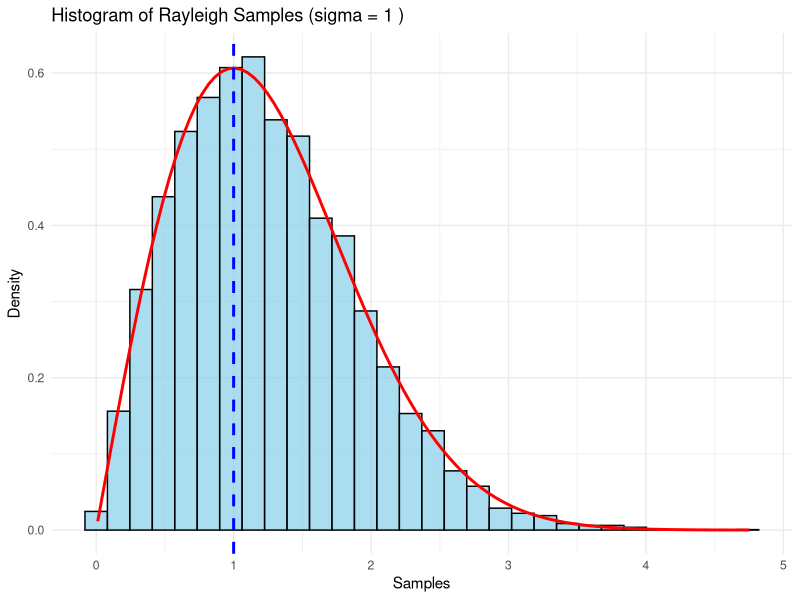
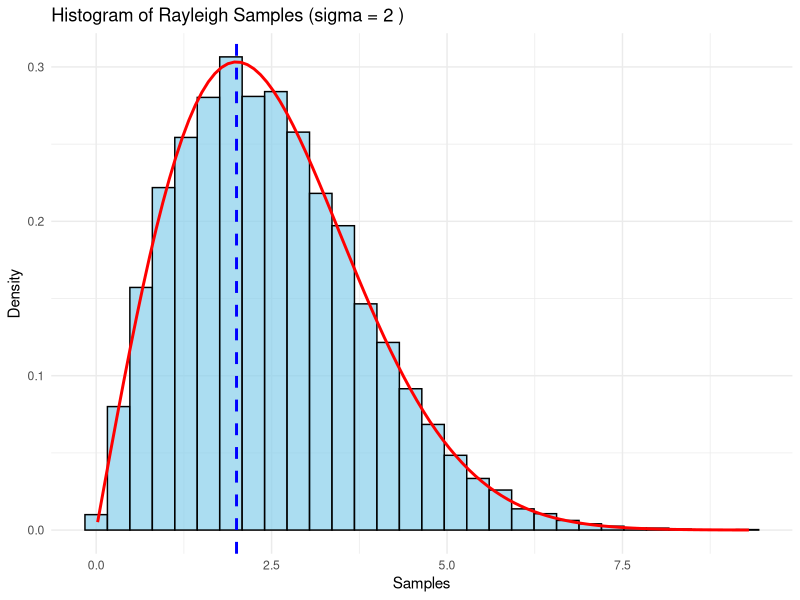
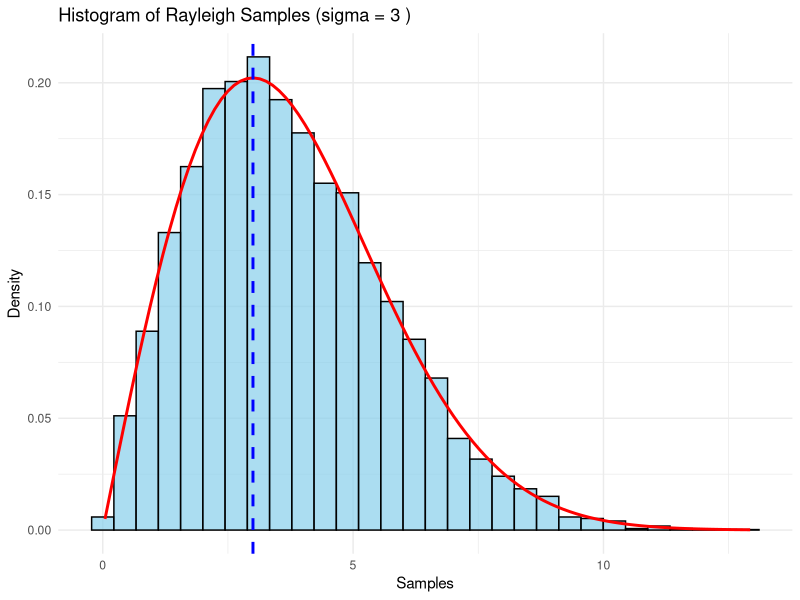
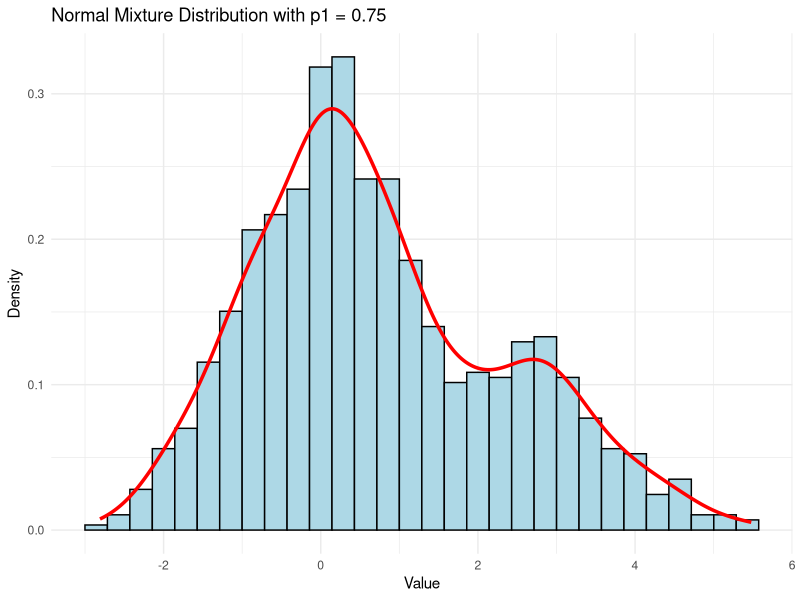
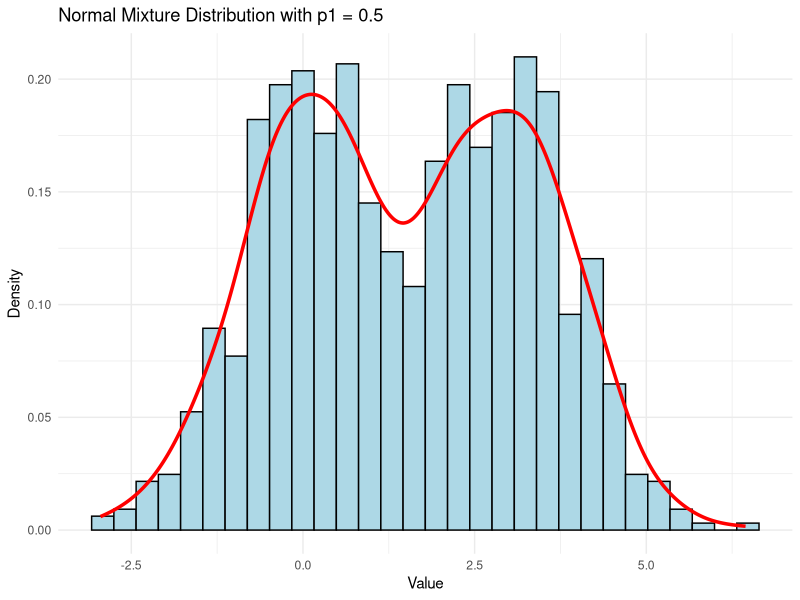
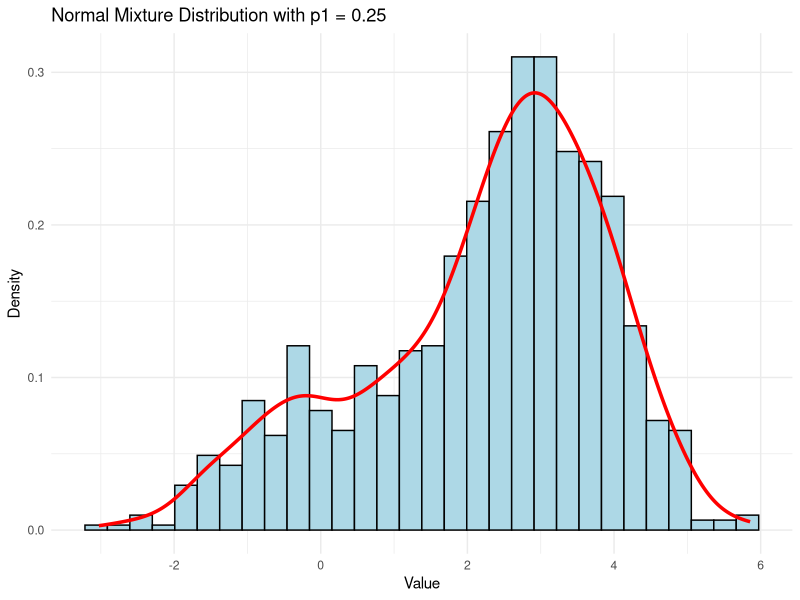
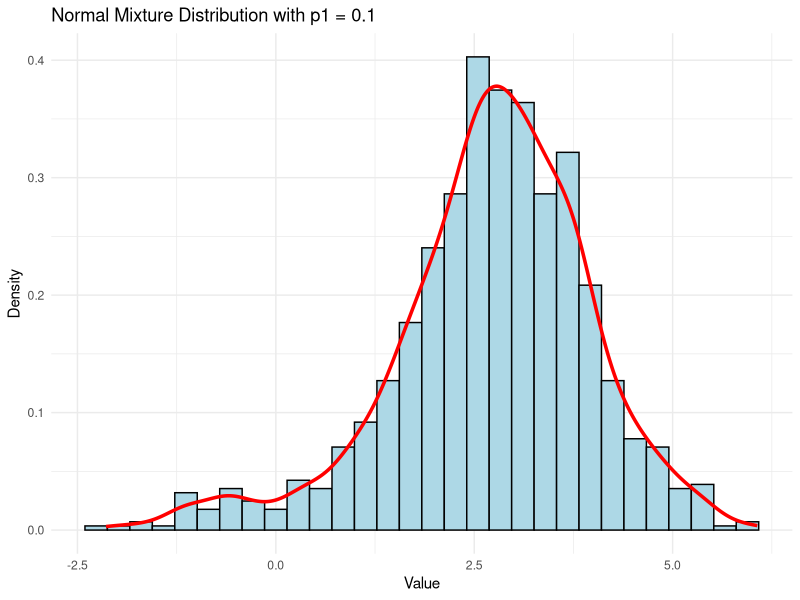
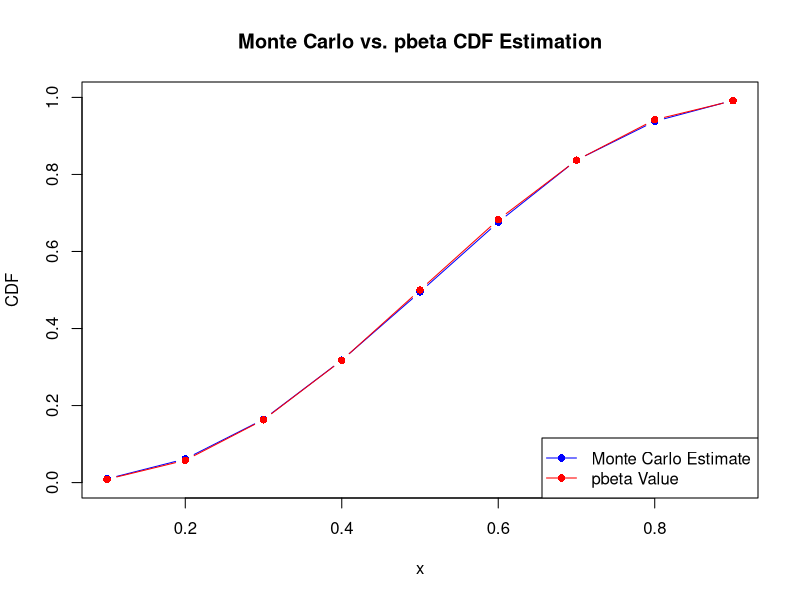

Generate these figures, in order, with R:
## -----------------------------------------------------------------------------
library(ggplot2)

# 自定义函数：生成雷利分布的随机样本
# n: 样本量
# sigma: 分布的参数 σ（理论众数）
generate_rayleigh <- function(n, sigma) {
  # 使用逆变换法生成雷利分布的随机样本
  # U 是 (0, 1) 上的均匀分布
  U <- runif(n)
  # 使用雷利分布的逆CDF公式生成样本
  rayleigh_samples <- sigma * sqrt(-2 * log(1 - U))
  
  return(rayleigh_samples)
}

# 自定义函数：绘制直方图并检查众数
plot_rayleigh_histogram <- function(samples, sigma) {
  # 将生成的样本转换为数据框，以便使用 ggplot 绘图
  data <- data.frame(samples = samples)
  
  # 绘制直方图
  p <- ggplot(data, aes(x = samples)) +
    geom_histogram(aes(y = after_stat(density)), bins = 30, color = "black", fill = "skyblue", alpha = 0.7) +
    # 添加理论雷利分布的密度曲线
    stat_function(fun = function(x) x / sigma^2 * exp(-x^2 / (2 * sigma^2)), color = "red", linewidth = 1) +
    # 添加理论众数 σ 的垂直线
    geom_vline(xintercept = sigma, color = "blue", linetype = "dashed", linewidth = 1) +
    labs(title = paste("Histogram of Rayleigh Samples (sigma =", sigma, ")"),
         x = "Samples", y = "Density") +
    theme_minimal()
  
  print(p)
}

# 设置样本量和 sigma 的不同值
n <- 10000  # 样本量
sigma_values <- c(1, 2, 3)  # 不同的 σ 值

# 对每个 σ 值生成样本并绘制直方图
for (sigma in sigma_values) {
  samples <- generate_rayleigh(n, sigma)  # 生成样本
  plot_rayleigh_histogram(samples, sigma)  # 绘制直方图并检查众数
}


## -----------------------------------------------------------------------------
# 设置随机种子，以便结果可重复
set.seed(123)

# 混合分布的参数
n <- 1000        # 样本大小
p1 <- 0.75       # N(0, 1) 的混合概率
p2 <- 1 - p1     # N(3, 1) 的混合概率

# 生成混合正态分布的随机样本
# 先生成一个大小为n的样本，确定每个样本是来自哪一个分布
# rbinom(n, 1, p1) 返回一个0和1的向量，1代表来自N(0,1)，0代表来自N(3,1)
mix_sample <- rbinom(n, 1, p1)

# 根据 mix_sample 的值生成最终的样本
# 如果是1，则从N(0, 1)生成值；如果是0，则从N(3, 1)生成值
sample <- ifelse(mix_sample == 1, rnorm(n, 0, 1), rnorm(n, 3, 1))

# 创建数据框，方便使用 ggplot
df <- data.frame(sample = sample)

# 绘制直方图，叠加核密度估计曲线
ggplot(df, aes(x = sample)) +
  geom_histogram(aes(y = after_stat(density)), bins = 30, color = "black", fill = "lightblue") +  # 直方图
  geom_density(color = "red", linewidth = 1.2) +  # 核密度曲线
  ggtitle("Normal Mixture Distribution with p1 = 0.75") +  # 图标题
  xlab("Value") +  # X轴标签
  ylab("Density") +  # Y轴标签
  theme_minimal()  # 简洁的主题

# 为不同的 p1 值绘制分布，观察双峰现象
# p1 值可以设置为 0.5、0.25、0.1 等
p_values <- c(0.5, 0.25, 0.1)

for (p1 in p_values) {
  p2 <- 1 - p1
  mix_sample <- rbinom(n, 1, p1)
  sample <- ifelse(mix_sample == 1, rnorm(n, 0, 1), rnorm(n, 3, 1))
  
  df <- data.frame(sample = sample)
  
  # 绘制每个p1值的直方图和密度曲线
  p <- ggplot(df, aes(x = sample)) +
    geom_histogram(aes(y = after_stat(density)), bins = 30, color = "black", fill = "lightblue") +
    geom_density(color = "red", linewidth = 1.2) +
    ggtitle(paste("Normal Mixture Distribution with p1 =", p1)) +
    xlab("Value") +
    ylab("Density") +
    theme_minimal()
  # 打印绘图
  print(p)
}

## -----------------------------------------------------------------------------
# 设置随机种子以确保可重复性
set.seed(123)

# 泊松-伽马过程参数
lambda <- 2  # 泊松过程参数 λ
t <- 10      # 时间 t
alpha <- 2   # 伽马分布形状参数
beta <- 1    # 伽马分布尺度参数

# 模拟复合泊松过程
simulate_compound_poisson_gamma <- function(lambda, t, alpha, beta) {
  # 生成泊松过程N(t)
  N_t <- rpois(1, lambda * t)
  
  # 如果N(t) > 0，生成N(t)个伽马随机变量Y_i
  if (N_t > 0) {
    Y <- rgamma(N_t, shape = alpha, scale = beta)
    X_t <- sum(Y)  # 复合泊松过程 X(t)
  } else {
    X_t <- 0
  }
  
  return(X_t)
}

# 模拟多个复合泊松过程并估计均值和方差
n_simulations <- 10000  # 模拟次数
X_t_samples <- replicate(n_simulations, simulate_compound_poisson_gamma(lambda, t, alpha, beta))

# 估计的均值和方差
estimated_mean <- mean(X_t_samples)
estimated_variance <- var(X_t_samples)

# 理论值计算
theoretical_mean <- lambda * t * alpha * beta
theoretical_variance <- lambda * t * (alpha * beta^2 + alpha^2 * beta^2)

# 输出结果
cat("估计均值: ", estimated_mean, "\n")
cat("理论均值: ", theoretical_mean, "\n")
cat("估计方差: ", estimated_variance, "\n")
cat("理论方差: ", theoretical_variance, "\n")

#更换不同的多组参数值，比较模拟结果与理论值
lambda <- 3  # 泊松过程参数 λ
t <- 10      # 时间 t
alpha <- 3   # 伽马分布形状参数
beta <- 2    # 伽马分布尺度参数
X_t_samples <- replicate(n_simulations, simulate_compound_poisson_gamma(lambda, t, alpha, beta))
estimated_mean <- mean(X_t_samples)
estimated_variance <- var(X_t_samples)
theoretical_mean <- lambda * t * alpha * beta
theoretical_variance <- lambda * t * (alpha * beta^2 + alpha^2 * beta^2)
cat("估计均值: ", estimated_mean, "\n")
cat("理论均值: ", theoretical_mean, "\n")
cat("估计方差: ", estimated_variance, "\n")
cat("理论方差: ", theoretical_variance, "\n")

lambda <- 4  # 泊松过程参数 λ
t <- 10      # 时间 t
alpha <- 4   # 伽马分布形状参数
beta <- 3    # 伽马分布尺度参数
X_t_samples <- replicate(n_simulations, simulate_compound_poisson_gamma(lambda, t, alpha, beta))
estimated_mean <- mean(X_t_samples)
estimated_variance <- var(X_t_samples)
theoretical_mean <- lambda * t * alpha * beta
theoretical_variance <- lambda * t * (alpha * beta^2 + alpha^2 * beta^2)
cat("估计均值: ", estimated_mean, "\n")
cat("理论均值: ", theoretical_mean, "\n")
cat("估计方差: ", estimated_variance, "\n")
cat("理论方差: ", theoretical_variance, "\n")

## -----------------------------------------------------------------------------
# 设置随机种子，确保结果可重复
set.seed(123)

# 定义函数 MonteCarloBeta，用于计算 Beta(3,3) 分布的 CDF 的蒙特卡洛估计
MonteCarloBeta <- function(x, n_sim = 10000) {
  # 从 Beta(3,3) 分布中生成 n_sim 个随机样本
  beta_samples <- rbeta(n_sim, shape1 = 3, shape2 = 3)
  
  # 计算 F(x) 的蒙特卡洛估计，即随机样本中小于等于 x 的比例
  F_x_hat <- mean(beta_samples <= x)
  
  return(F_x_hat)
}

# 要计算的 x 值
x_values <- seq(0.1, 0.9, by = 0.1)

# 初始化一个空的数据框来存储结果
results <- data.frame(x = x_values, MonteCarlo = NA, pbeta = NA, Difference = NA)

# 进行 Monte Carlo 估计和使用 pbeta 函数的比较
for (i in 1:length(x_values)) {
  # 计算 Monte Carlo 估计
  results$MonteCarlo[i] <- MonteCarloBeta(x_values[i])
  
  # 使用 pbeta 函数计算 Beta(3,3) 的精确 CDF 值
  results$pbeta[i] <- pbeta(x_values[i], shape1 = 3, shape2 = 3)
  
  # 计算 Monte Carlo 估计与 pbeta 值的差异
  results$Difference[i] <- abs(results$MonteCarlo[i] - results$pbeta[i])
}

# 打印结果
print(results)

# 画图比较 Monte Carlo 估计和 pbeta 函数的值
plot(x_values, results$MonteCarlo, type = "b", col = "blue", pch = 16, ylim = c(0, 1),
     xlab = "x", ylab = "CDF", main = "Monte Carlo vs. pbeta CDF Estimation")
lines(x_values, results$pbeta, type = "b", col = "red", pch = 16)
legend("bottomright", legend = c("Monte Carlo Estimate", "pbeta Value"), col = c("blue", "red"), lty = 1, pch = 16)

## -----------------------------------------------------------------------------
# 设置随机种子以确保可重复性
set.seed(123)

# Rayleigh分布的随机变量生成函数
# 生成Rayleigh(σ)分布的样本
rayleigh_sample <- function(n, sigma = 1) {
  # 标准正态分布样本
  z <- rnorm(n, mean = 0, sd = sigma)
  
  # Rayleigh分布样本（z^2 开方）
  x <- sqrt(z^2)
  
  return(x)
}

# 生成使用对偶变量的Rayleigh样本
# 使用对偶变量生成样本并计算平均值
rayleigh_antithetic <- function(n, sigma = 1) {
  # 生成均匀分布样本
  u <- runif(n)
  
  # 使用对偶变量：生成 u 和 1-u
  x1 <- sqrt(-2 * sigma^2 * log(u))
  x2 <- sqrt(-2 * sigma^2 * log(1 - u))
  
  # 对偶变量的均值
  avg_antithetic <- (x1 + x2) / 2
  
  return(avg_antithetic)
}

# 生成独立Rayleigh样本并计算均值
rayleigh_independent <- function(n, sigma = 1) {
  x1 <- sqrt(-2 * sigma^2 * log(runif(n)))
  x2 <- sqrt(-2 * sigma^2 * log(runif(n)))
  
  # 独立样本的均值
  avg_independent <- (x1 + x2) / 2
  
  return(avg_independent)
}

# 样本数量
n <- 10000
sigma <- 1

# 计算使用对偶变量的样本均值
antithetic_samples <- rayleigh_antithetic(n, sigma)
# 计算独立样本的均值
independent_samples <- rayleigh_independent(n, sigma)

# 计算方差
var_antithetic <- var(antithetic_samples)
var_independent <- var(independent_samples)

# 计算方差减少的百分比
percent_reduction <- 100 * (var_independent - var_antithetic) / var_independent

# 输出结果
cat("使用对偶变量的样本方差:", var_antithetic, "\n")
cat("独立样本的方差:", var_independent, "\n")
cat("方差减少百分比:", percent_reduction, "%\n")

## -----------------------------------------------------------------------------
# 设置随机种子以确保可重复性
set.seed(123)

# 定义目标函数 g(x)
g <- function(x) {
  (x^2 / sqrt(2 * pi)) * exp(-x^2 / 2)
}

# 定义重要性函数 f1(x): 正态分布 N(2, 1)
f1_density <- function(x) {
  ifelse(x > 1, dnorm(x, mean = 2, sd = 1), 0)
}

# 定义重要性函数 f2(x): 指数分布 Exp(1)
f2_density <- function(x) {
  ifelse(x > 1, dexp(x - 1, rate = 1), 0)
}

# 采样自 f1(x)
f1_sample <- function(n) {
  x <- rnorm(n, mean = 2, sd = 1)
  x[x > 1] # 只保留 x > 1 的部分
}

# 采样自 f2(x)
f2_sample <- function(n) {
  x <- rexp(n, rate = 1) + 1 # 将指数偏移以从 x = 1 开始
  return(x)
}

# 使用重要性采样估计积分
importance_sampling <- function(n, sample_func, f_density) {
  x <- sample_func(n)
  weights <- g(x) / f_density(x)
  estimate <- mean(weights)
  return(list(estimate = estimate, variance = var(weights)))
}

# 样本数量
n <- 10000

# 估计使用 f1 作为重要性函数
result_f1 <- importance_sampling(n, f1_sample, f1_density)
cat("使用 f1 (N(2, 1)) 的估计值:", result_f1$estimate, "\n")
cat("使用 f1 的方差:", result_f1$variance, "\n")

# 估计使用 f2 作为重要性函数
result_f2 <- importance_sampling(n, f2_sample, f2_density)
cat("使用 f2 (Exp(1)) 的估计值:", result_f2$estimate, "\n")
cat("使用 f2 的方差:", result_f2$variance, "\n")

# 方差比较
variance_reduction <- 100 * (result_f1$variance - result_f2$variance) / result_f1$variance
cat("方差减少百分比:", variance_reduction, "%\n")

## -----------------------------------------------------------------------------
# 加载所需的库
library(ggplot2)

# 定义快速排序的函数
quick_sort <- function(x) {
  if (length(x) <= 1) {
    return(x)
  } else {
    pivot <- x[1]
    less <- x[x < pivot]
    equal <- x[x == pivot]
    greater <- x[x > pivot]
    return(c(quick_sort(less), equal, quick_sort(greater)))
  }
}

# Monte Carlo实验
set.seed(123)  # 设置随机种子，确保结果可重复

# 定义不同的n值
n_values <- c(10^4, 2 * 10^4, 4 * 10^4, 6 * 10^4, 8 * 10^4)

# 模拟次数
n_simulations <- 100

# 创建一个空的数据框来存储结果
results <- data.frame(n = integer(), avg_time = numeric())

# 进行Monte Carlo模拟
for (n in n_values) {
  times <- numeric(n_simulations)
  
  # 对每个n进行100次模拟
  for (i in 1:n_simulations) {
    # 生成1到n的随机排列
    random_numbers <- sample(1:n)
    
    # 计算排序的时间
    start_time <- Sys.time()
    quick_sort(random_numbers)  # 应用快速排序
    end_time <- Sys.time()
    
    # 记录排序时间
    times[i] <- as.numeric(difftime(end_time, start_time, units = "secs"))
  }
  
  # 计算平均时间
  avg_time <- mean(times)
  
  cat("平均100次模拟的计算时间:", avg_time, "\n", "此时的n:", n, "\n")
  
  # 保存结果
  results <- rbind(results, data.frame(n = n, avg_time = avg_time))
}

# 计算 t_n = n * log(n)
results$t_n <- results$n * log(results$n)

# 回归分析：对 a_n 回归 t_n
fit <- lm(avg_time ~ t_n, data = results)

# 打印回归结果
summary(fit)

# 图形化展示结果，绘制散点图和回归线
ggplot(results, aes(x = t_n, y = avg_time)) +
  geom_point(color = "blue") +
  geom_smooth(method = "lm", color = "red", se = FALSE) +
  labs(title = "Computation Time vs n log(n)",
       x = "n log(n)",
       y = "Average Computation Time (seconds)") +
  theme_minimal()

